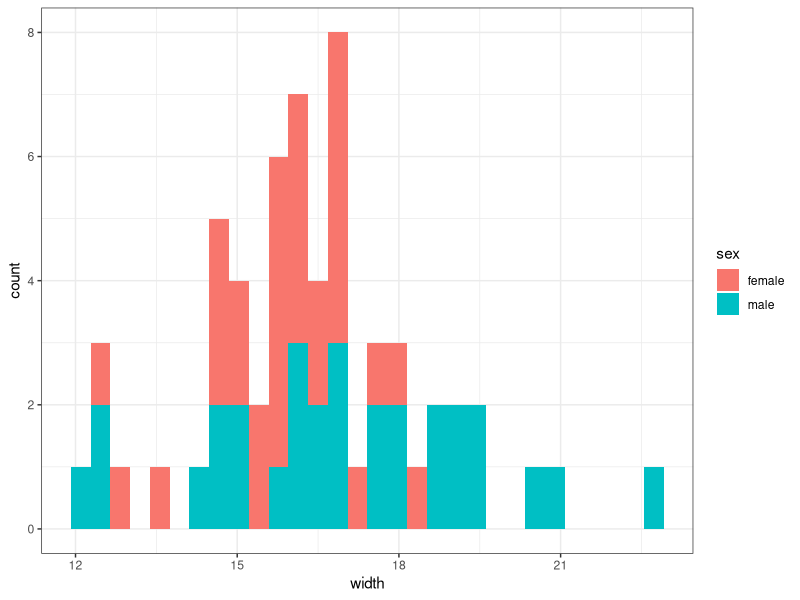
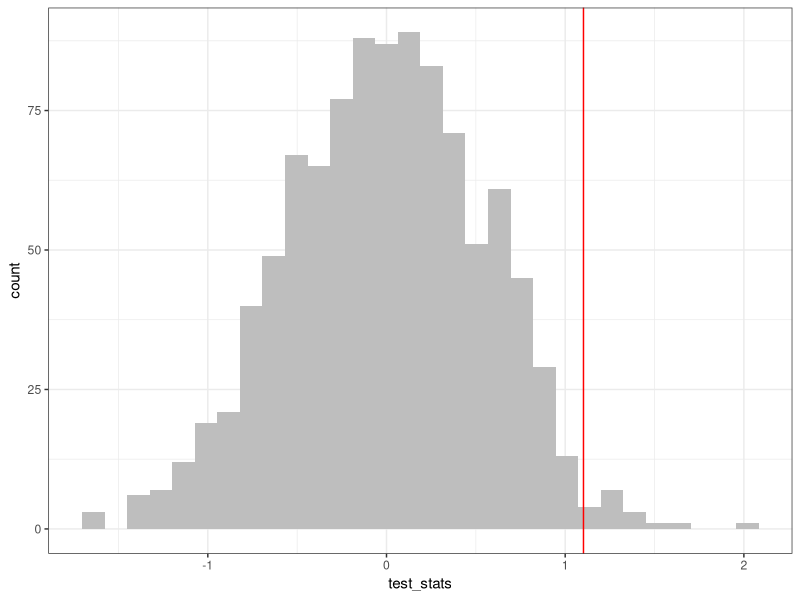

These charts were generated, in order, by the following R code:
## ---- chunk 1
library(tidyverse)
theme_set(theme_bw())
## ---- chunk 2
n <- 100 # this is the population (and sample) size
Y <- rbinom(1, size = n, prob = 0.45) # prob is the true value of p in this case!
Y # this is the number individuals in the pop with the allele

expected_carrying_allele <- 100*0.4 
# number individuals expected to carry the allele under H0: p = 0.4

expected_NOT_carrying_allele <- 100*(1-0.4)
# number individuals expected to NOT carry the allele under H0: p = 0.4

S <- (Y-expected_carrying_allele)^2/expected_carrying_allele +
  ((n-Y)-expected_NOT_carrying_allele)^2/expected_NOT_carrying_allele

pchisq(S, df = 1, lower.tail = F) # since p > 0.05, we fail to reject the null hypothesis
## ---- chunk 3
df_males <- data.frame(width = rnorm(30, mean=17, sd=3), sex = "male")
df_females <- data.frame(width = rnorm(n=30, mean=16, sd=2), sex = "female")

df_body_widths <- rbind(df_males, df_females) # combine data!
head(df_body_widths)

df_body_widths %>% ggplot(aes(x = as.numeric(width), 
                              fill = as.factor(sex))) + geom_histogram() +
  labs(x = "width", y = "count", fill = "sex")

mean_males <- mean(df_males$width)
mean_females <- mean(df_females$width)
diff_means_obs <- mean_males - mean_females # test statistic w/out permutation
diff_means_obs

reshuffled <- df_body_widths
reshuffled$width <- sample(reshuffled$width, size = nrow(reshuffled), replace = F)
head(reshuffled)

permute_and_calculate_mean_diff <- function(){
  reshuffled <- df_body_widths
  reshuffled$width <- sample(reshuffled$width, size = nrow(reshuffled), replace = F)
  
  mean_males_permuted <- mean(reshuffled %>% filter(sex == "male") %>% pull(width))
  mean_females_permuted <- mean(reshuffled %>% filter(sex == "female") %>% pull(width))
  
  mean_diff_permuted <- mean_males_permuted - mean_females_permuted
  # test statistic after permutation
  
  return(mean_diff_permuted)
}

permute_and_calculate_mean_diff()

n_sims <- 1000 # number of times to permute data to generated null distribution
test_stats <- c()

for (i in 1:n_sims){
  test_stats[i] <- permute_and_calculate_mean_diff()
}

ggplot() + geom_histogram(aes(x = test_stats), fill = "gray") +
  geom_vline(xintercept = diff_means_obs, color = "red")

## red line corresponds to value of test statistic from the un-permuted data
## ---- chunk 4
length(test_stats[(diff_means_obs < test_stats)])/length(test_stats)
